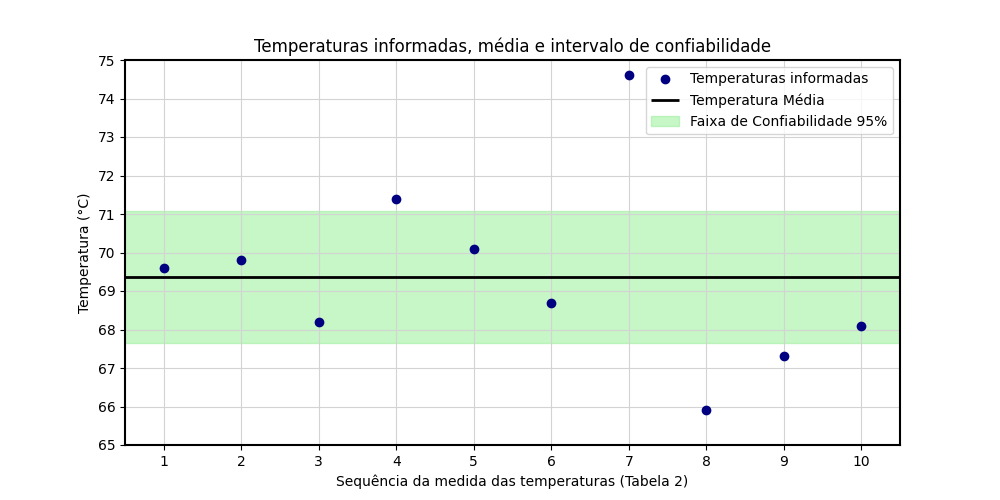

Source code (Python):
import numpy as np
import matplotlib.pyplot as plt
from scipy import stats

# Temperaturas da tabela 2
leituras_temperatura = np.array([69.6, 69.8, 68.2, 71.4, 70.1, 68.7, 74.6, 65.9, 67.3, 68.1])
media_temp = np.mean(leituras_temperatura)
std_temp = np.std(leituras_temperatura, ddof=1)
n = len(leituras_temperatura)
intervalo_confianca = stats.t.interval(0.95, n-1, loc=media_temp, scale=std_temp/np.sqrt(n))

# Ajuste de cores do grafico
color_points = 'navy'  # Temperaturas
color_mean_line = 'black'  # Media
color_ci = 'lightgreen'  # Confiabilidade
color_outer_lines = 'black'  # Grade externa
color_inner_lines = 'lightgrey'  # Grade interna

# Condicoes do grafico
plt.figure(figsize=(10,5))
plt.rcParams['axes.edgecolor'] = color_outer_lines
plt.rcParams['axes.linewidth'] = 1.5
plt.rcParams['grid.color'] = color_inner_lines

# Plot dos pontos
plt.plot(leituras_temperatura, 'o', label='Temperaturas informadas', color=color_points)

# Plot da media
plt.hlines(media_temp, -1, len(leituras_temperatura), colors=color_mean_line, linewidth=2, label='Temperatura Média')

# Plot da faixa de confiabilidade em 95%
plt.fill_between([-1, len(leituras_temperatura)], intervalo_confianca[0], intervalo_confianca[1], color=color_ci, alpha=0.5, label='Faixa de Confiabilidade 95%')

# Titulos do grafico e dos eixos / inclui legenda conforme plots acima
plt.xticks(ticks=range(n), labels=range(1, n+1))
plt.xlim(-0.5, n-0.5)
plt.xlabel('Sequência da medida das temperaturas (Tabela 2)')
plt.ylim(65, 75)
plt.yticks(np.arange(65, 76, 1))  # Escala e faixa do eixo Y
plt.ylabel('Temperatura (°C)')
plt.title('Temperaturas informadas, média e intervalo de confiabilidade')
plt.legend()
plt.grid(True, linestyle='-')
plt.show()
